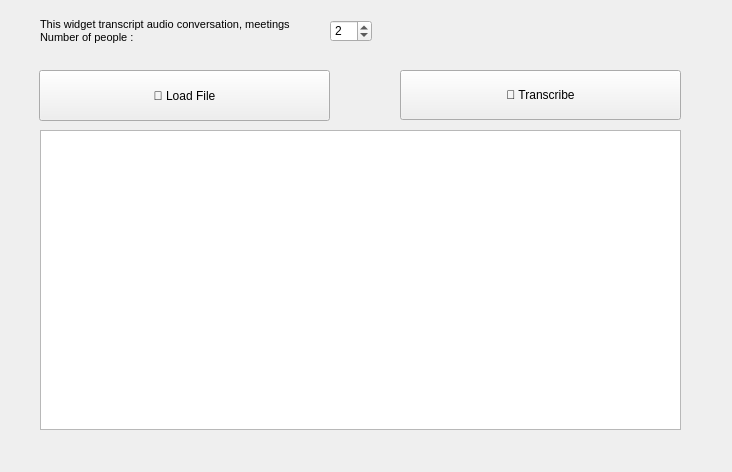
<?xml version="1.0" encoding="UTF-8"?>
<ui version="4.0">
 <class>Form</class>
 <widget class="QWidget" name="Form">
  <property name="geometry">
   <rect>
    <x>0</x>
    <y>0</y>
    <width>732</width>
    <height>472</height>
   </rect>
  </property>
  <property name="windowTitle">
   <string>Speech to Text</string>
  </property>
  <widget class="QLabel" name="Description">
   <property name="geometry">
    <rect>
     <x>40</x>
     <y>10</y>
     <width>261</width>
     <height>41</height>
    </rect>
   </property>
   <property name="sizePolicy">
    <sizepolicy hsizetype="Maximum" vsizetype="Expanding">
     <horstretch>0</horstretch>
     <verstretch>0</verstretch>
    </sizepolicy>
   </property>
   <property name="font">
    <font>
     <pointsize>8</pointsize>
    </font>
   </property>
   <property name="text">
    <string>This widget transcript audio conversation, meetings Number of people :</string>
   </property>
   <property name="wordWrap">
    <bool>true</bool>
   </property>
  </widget>
  <widget class="QPushButton" name="fileButton">
   <property name="geometry">
    <rect>
     <x>39</x>
     <y>70</y>
     <width>291</width>
     <height>51</height>
    </rect>
   </property>
   <property name="text">
    <string>📂 Load File</string>
   </property>
  </widget>
  <widget class="QPushButton" name="processButton">
   <property name="geometry">
    <rect>
     <x>400</x>
     <y>70</y>
     <width>281</width>
     <height>50</height>
    </rect>
   </property>
   <property name="text">
    <string>📝 Transcribe</string>
   </property>
  </widget>
  <widget class="QTextEdit" name="textArea">
   <property name="geometry">
    <rect>
     <x>40</x>
     <y>130</y>
     <width>641</width>
     <height>300</height>
    </rect>
   </property>
   <property name="readOnly">
    <bool>true</bool>
   </property>
  </widget>
  <widget class="QSpinBox" name="spinBox_nb_people">
   <property name="geometry">
    <rect>
     <x>330</x>
     <y>20</y>
     <width>42</width>
     <height>22</height>
    </rect>
   </property>
   <property name="minimum">
    <number>1</number>
   </property>
   <property name="maximum">
    <number>6</number>
   </property>
   <property name="value">
    <number>2</number>
   </property>
  </widget>
 </widget>
 <resources/>
 <connections/>
</ui>
